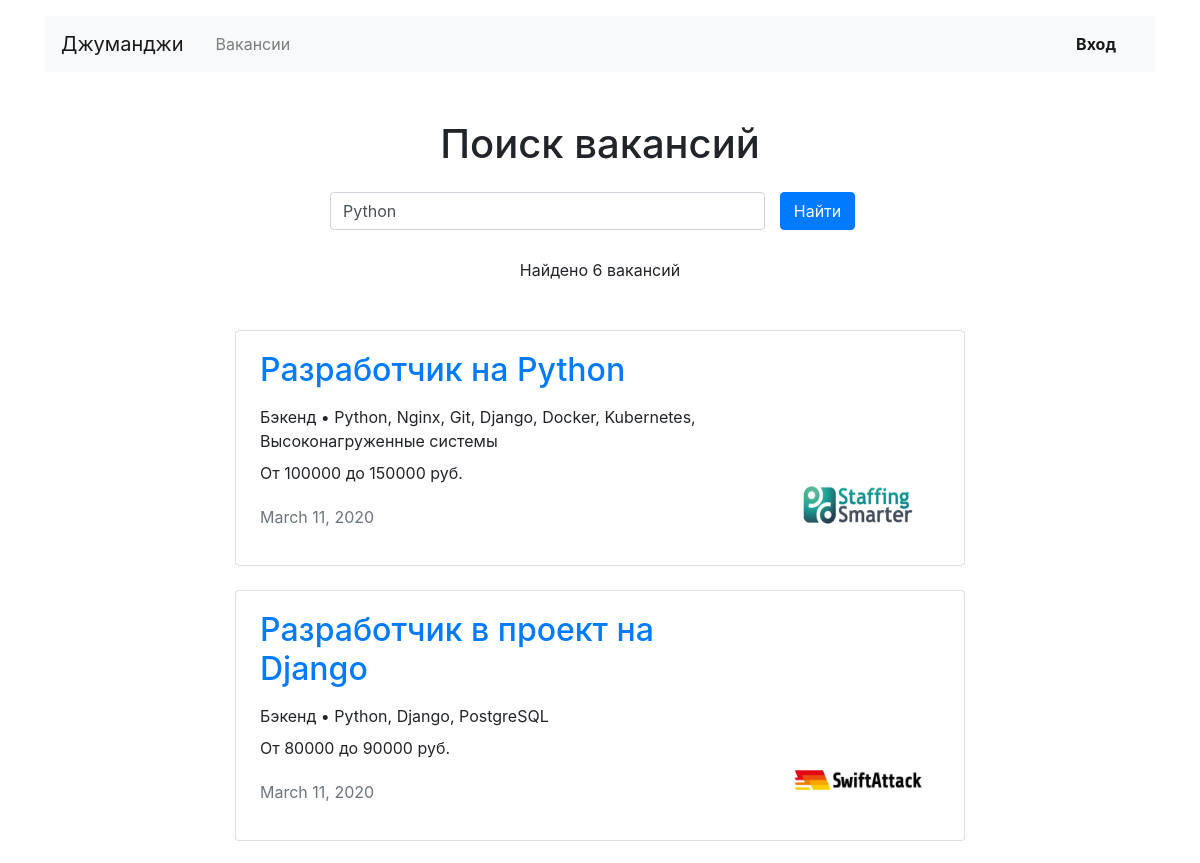
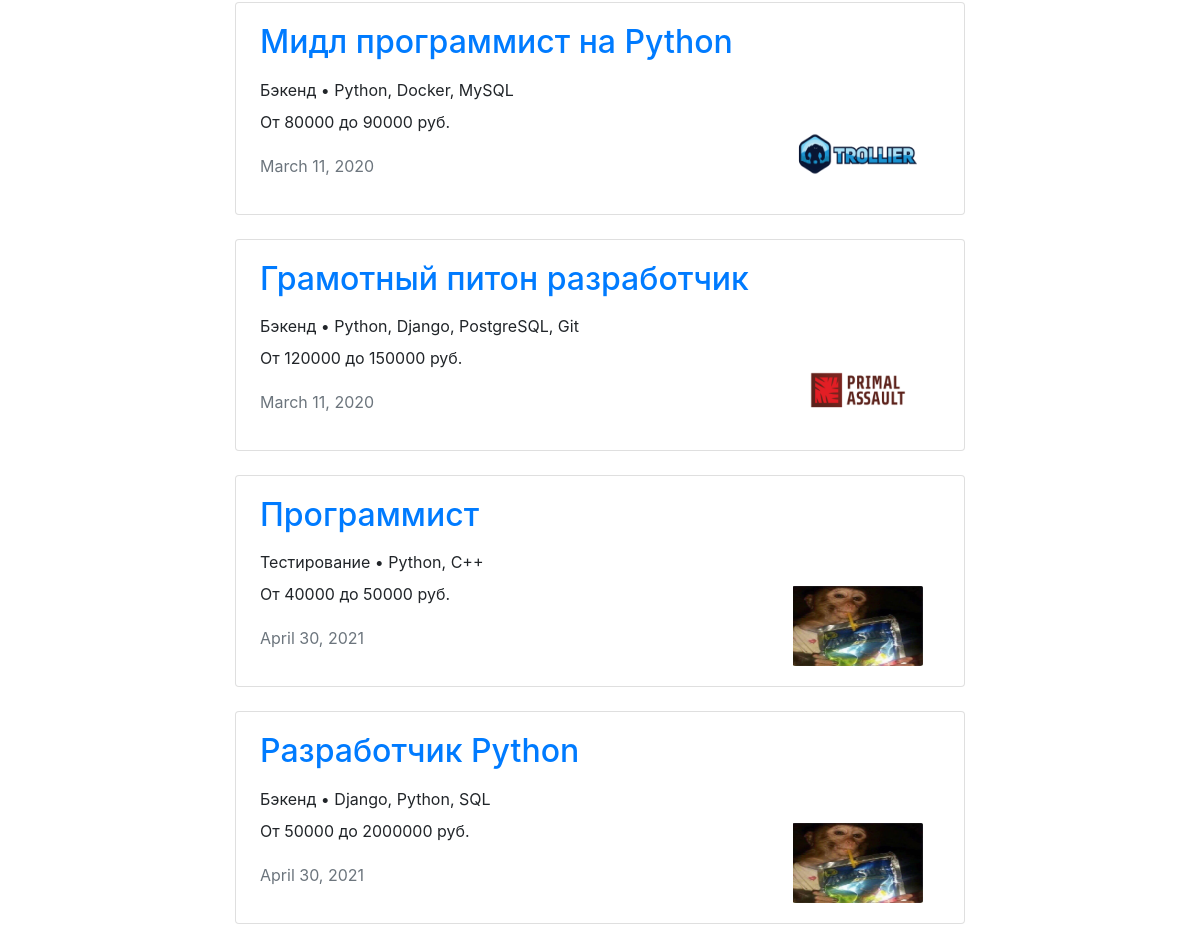
The page /search?s=Python on the database its author committed (2 pictures, top to bottom).
### job_app/models.py (models this page shows, shortened)
class Vacancy(models.Model):
    title = models.CharField(max_length=120)
    specialty = models.ForeignKey(Specialty, on_delete=models.CASCADE, related_name="vacancies")
    company = models.ForeignKey(Company, on_delete=models.CASCADE, related_name="vacancies")
    skills = models.TextField()
    description = models.TextField()
    salary_min = models.IntegerField()
    salary_max = models.IntegerField()
    published_at = models.DateField(auto_now=True)

class Specialty(models.Model):
    code = models.CharField(max_length=32)
    title = models.CharField(max_length=120)
    picture = models.ImageField(
                                upload_to='MEDIA_SPECIALITY_IMAGE_DIR',
                                height_field='height_field',
                                width_field='width_field',
                                default='100x60.gif',
                                )
    height_field = models.PositiveIntegerField(default=60)
    width_field = models.PositiveIntegerField(default=100)

class Company(models.Model):
    name = models.CharField(max_length=120)
    location = models.CharField(max_length=120)
    logo = models.ImageField(
                             upload_to='MEDIA_COMPANY_IMAGE_DIR',
                             height_field='height_field',
                             width_field='width_field',
                             default='100x60.gif',
                             blank=True,
                             )
    height_field = models.PositiveIntegerField(default=60, null=True)
    width_field = models.PositiveIntegerField(default=100, null=True)
    description = models.TextField()
    employee_count = models.IntegerField()
    owner = models.ForeignKey(User, on_delete=models.CASCADE, related_name='user', null=True, blank=True)

### job_app/views.py (the view)
# urls.py: path('search', SearchView.as_view(), name='search'),
class SearchView(ListView):
    model = Vacancy
    template_name = "week4/search.html"
    def get_queryset(self):
        request = self.request.GET.get('s')
        return Vacancy.objects.filter(
            Q(title__icontains=request) | Q(description__icontains=request) | Q(skills__icontains=request),
        )

### job_app/templates/week4/search.html
{% extends 'week3/base.html' %}
{% block container %}
    <main class="container mt-3">
        <section>
            <h1 class="h1 text-center mt-5 mb-4">Поиск вакансий</h1>
            <div class="row">
                <div class="col-12 col-md-8 col-lg-6 offset-lg-3 offset-md-2">
                    <form class="form-inline sm-form mr-auto mb-4">
                        <div class="form-group col-8 col-md-10 pl-0">
                            <input class="form-control w-100" name="s" type="search" placeholder="Поиск" aria-label="Поиск" value="{{ request.GET.s }}">
                        </div>
                        <div class="form-group col-4 col-md-2 pl-0">
                            <button class="btn btn-primary w-100" type="submit">Найти</button>
                        </div>
                    </form>
                </div>
            </div>
            <p class="text-center pt-1">Найдено {{ object_list.count }} вакансий</p>
            <div class="row mt-5">
                <div class="col-12 col-lg-8 offset-lg-2 m-auto">
                    {% for vacancy in object_list %}
                        <div class="card mb-4">
                            <div class="card-body px-4">
                                <div class="row">
                                    <div class="col-12 col-md-8 col-lg-9">
                                        <a href="{% url 'vacancy' vacancy.id %}"><h2
                                                class="h2 pb-2">{{ vacancy.title }}</h2></a>
                                        <p class="mb-2">{% if spec %} {{ spec.title }} {% else %}
                                            {{ vacancy.specialty.title }} {% endif %}• {{ vacancy.skills }}</p>
                                        <p>От {{ vacancy.salary_min }} до {{ vacancy.salary_max }} руб.</p>
                                        <p class="text-muted pt-1">{{ vacancy.published_at }}</p>
                                    </div>
                                    <div class="col-12 col-md-4 col-lg-3 d-flex align-items-end">
                                        <a href="{% url 'company' vacancy.company.id %}"><img
                                                src="{{ vacancy.company.logo.url }}" width="130" height="80"
                                                alt=""></a>
                                    </div>
                                </div>
                            </div>
                        </div>
                    {% endfor %}
                </div>
            </div>
        </section>
    </main>
{% endblock %}

### rows shown on the page
Vacancy: title "Разработчик на Python", specialty "Бэкенд", skills "Python, Nginx, Git, Django, Docker, Kubernetes, Высоконагруженные системы", salary_min "100000", salary_max "150000", published_at "March 11, 2020", company.logo (picture)
Vacancy: title "Разработчик в проект на Django", specialty "Бэкенд", skills "Python, Django, PostgreSQL", salary_min "80000", salary_max "90000", published_at "March 11, 2020", company.logo (picture)
Vacancy: title "Мидл программист на Python", specialty "Бэкенд", skills "Python, Docker, MySQL", salary_min "80000", salary_max "90000", published_at "March 11, 2020", company.logo (picture)
Vacancy: title "Грамотный питон разработчик", specialty "Бэкенд", skills "Python, Django, PostgreSQL, Git", salary_min "120000", salary_max "150000", published_at "March 11, 2020", company.logo (picture)
Vacancy: title "Программист", specialty "Тестирование", skills "Python, C++", salary_min "40000", salary_max "50000", published_at "April 30, 2021", company.logo (picture)
Vacancy: title "Разработчик Python", specialty "Бэкенд", skills "Django, Python, SQL", salary_min "50000", salary_max "2000000", published_at "April 30, 2021", company.logo (picture)

### other values the page prints
{{ object_list.count }} "6"
